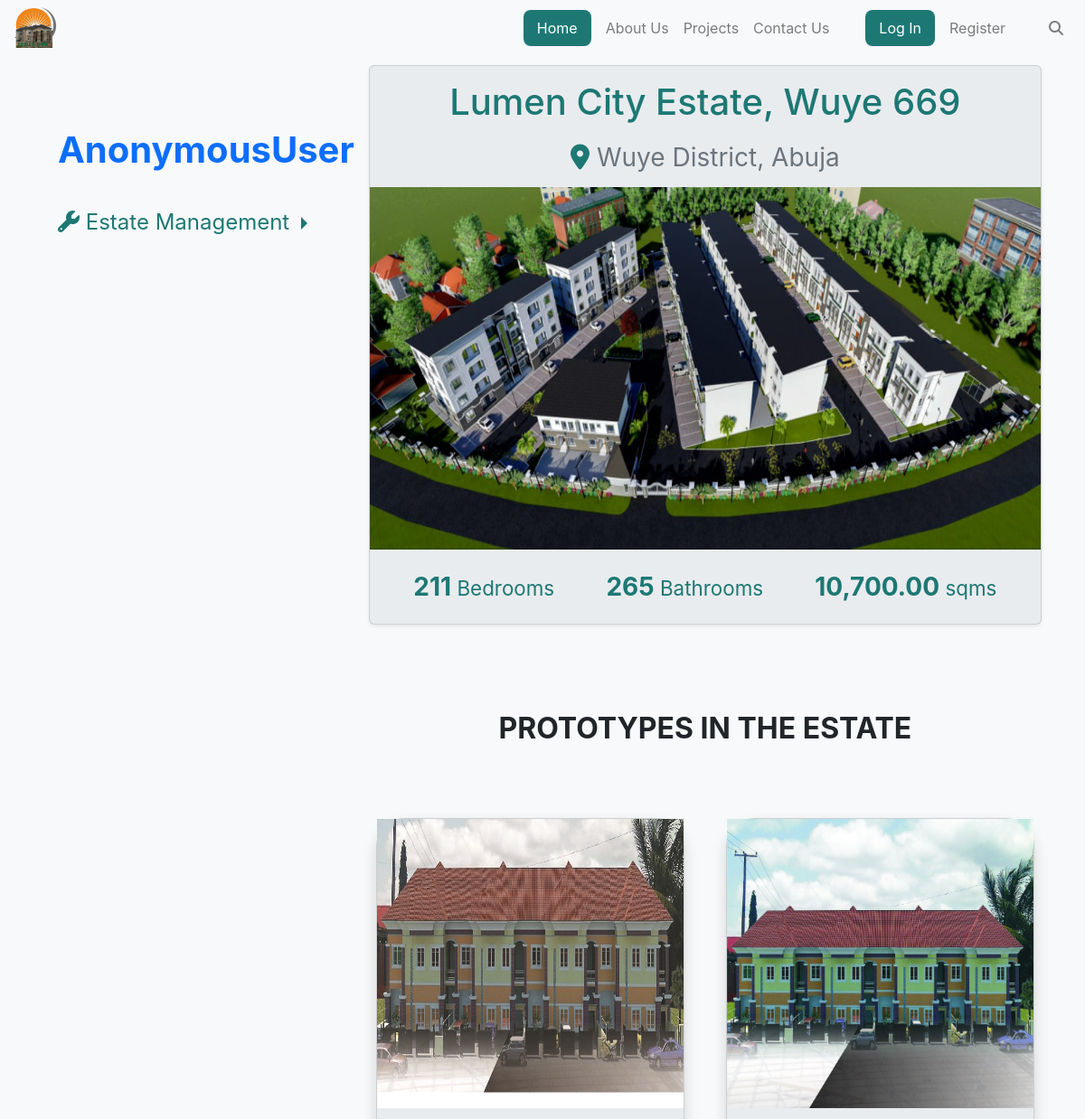
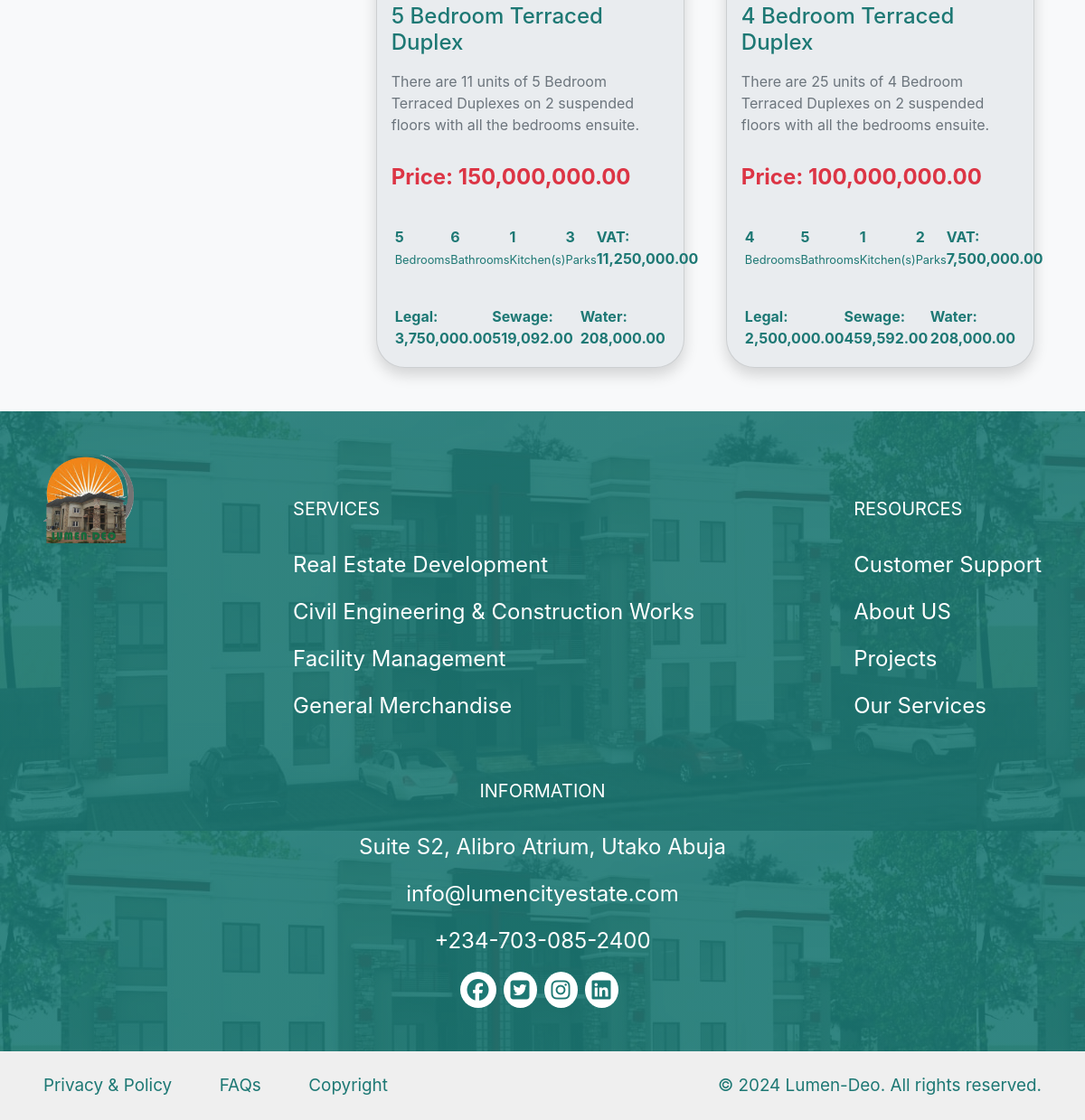
//project/1, run on the app's committed database (2 pictures, top to bottom).
### lumenapp/models.py (models this page shows, shortened)
class Project(models.Model):
    author = models.ForeignKey(User, related_name="project_creator", on_delete=models.CASCADE)
    title = models.CharField(max_length=300)
    location = models.CharField(max_length=400)
    description = models.TextField(blank=True)
    plot_no = models.CharField(max_length=200)
    display_img = models.ImageField(null=True, blank=True, upload_to='project_images')
    project_imgs = models.ImageField(null=True, blank=True, upload_to='project_images')
    size = models.DecimalField(max_digits=12, decimal_places=2, default=0)
    tot_num_of_bedrooms = models.PositiveIntegerField()
    tot_num_of_bathrooms = models.PositiveIntegerField()
    date = models.DateTimeField(auto_now=True)
    plot_features = models.CharField(max_length=200)
    is_completed = models.BooleanField(default=False)
    title_doc_type = models.CharField(max_length=200)
    title_doc_num = models.CharField(max_length=200, null=True)
    title_doc_file_num = models.CharField(max_length=200, null=True)
    title_doc_date = models.DateField(null=True)
    title_doc_vol = models.CharField(max_length=200)
    title_doc_page = models.CharField(max_length=200)
    title_doc_reg_num = models.CharField(max_length=200, null=True)
    landowner = models.CharField(max_length=400)
    landowner_address = models.CharField(max_length=400)
    developers_share = models.CharField(max_length=200)

class Prototype(models.Model):
    author = models.ForeignKey(User, related_name="prototype_creator", on_delete=models.CASCADE)
    project = models.ForeignKey(Project, related_name="project_prototypes", on_delete=models.CASCADE)
    prototype_name = models.CharField(max_length=800)
    prototype_img = models.ImageField(null=True, blank=True, upload_to='prototype_images')
    prototype_description = models.TextField()
    prototype_size = models.DecimalField(max_digits=12, decimal_places=2, null=True)
    prototype_price = models.DecimalField(max_digits=11, decimal_places=2)
    num_of_bedrooms = models.PositiveIntegerField(default=0)
    num_of_bathrooms = models.PositiveIntegerField(default=0)
    num_of_kitchen = models.PositiveIntegerField(default=0)
    num_of_parking_space = models.PositiveIntegerField(default=0)
    proto_date = models.DateTimeField(auto_now=True)
    legal_fee = models.DecimalField(max_digits=11, decimal_places=2, null=True, blank=True)
    VAT_fee = models.DecimalField(max_digits=11, decimal_places=2, null=True, blank=True)
    sewage_fee = models.DecimalField(max_digits=11, decimal_places=2)
    water_fee = models.DecimalField(max_digits=11, decimal_places=2)

### lumenapp/views.py (the view)
# urls.py: path("project/<int:id>", views.project_item, name="project_item"),
def project_item(request, id):
    project = Project.objects.get(id=id)
    prototypes = Prototype.objects.filter(project=project.id)
    categories = UserCategory.objects.all()
    users = NewUser.objects.all() # Get all users
    projects = Project.objects.all().order_by('date') # All projects posted by the author
    paginator = Paginator(prototypes, 2)
    num_of_page = request.GET.get('page')
    page_prototypes = paginator.get_page(num_of_page)
    context = {
        "projects": projects,
        "users": users,
        "categories": categories,
        "project": project,
        "prototypes": page_prototypes,
    }
    return render(request, "lumenapp/project_item.html", context)

### lumenapp/templates/lumenapp/project_item.html (shortened to what this page needs)
{% extends "lumenapp/layout.html" %}
{% load static %}
{% block body %}
<section id="projects" class="project-container d-flex bg-body-tertiary m-auto p-5 my-5">
  <nav class="nav flex-column d-inline-flex mt-4">
     {% if user_id %}
     <a class="nav-link fs-1 mt-5 p-3" href="{% url 'profile' user_id=user.id %}"><strong>{{ user }}</strong></a>
     {% else %}
     <a class="nav-link fs-1 mt-5 p-3" href=""><strong>{{ user }}</strong></a>
     {% endif %}
    <li class="nav-item dropright">
      <a class="nav-link dropdown-toggle icon mt-2" href="#" role="button" data-toggle="dropdown" aria-expanded="false">
        <i class="fa-solid fa-wrench"></i> Estate Management
      </a>
    </li>
  </nav>
  <section class="d-flex flex-column">
    <div class="mt-4 proj-list-item project-container">
        <div class="card rounded-2 shadow-sm shadow-hover text-center bg-body-secondary">
            <div class="px-3">
                <h4 class="my-3 fw-600 fs-1 proj">{{ project.title }}</h4>
                <p class="card-title pricing-card-title text-secondary fs-3"><i class="fa-solid fa-location-dot"></i> {{ project.location }}</p>
            </div>
            <a href="{% url 'project_detail' id=project.id %}">
                <div>
                    <img src="{{ project.display_img.url }}" alt="{{ project.title }}" class="site-img">
                </div>
            </a>
            <div class="card-body d-flex justify-content-around">
                <span class="fw-bold proj fs-3">{{ project.tot_num_of_bedrooms }}<small class="fw-900"> Bedrooms</small></span>
                <span class="fw-bold proj fs-3">{{ project.tot_num_of_bathrooms }}<small class="fw-900"> Bathrooms</small></span>
                <span class="fw-bold proj fs-3">{{ project.size|floatformat:"2g" }}<small class="fw-900"> sqms</small></span>
            </div>
        </div>
    </div>
    <h2 class="mt-5 pt-5 fw-bold text-center text-uppercase">Prototypes in the Estate</h2>
    <div class="row row-cols-1 row-cols-md-1 row-cols-lg-2 g-3 pt-5">
    {% for prototype in prototypes %}
        <a href="{% url 'prototype_item' id=prototype.id %}" class="text-decoration-none">
            <div class="col mt-4">
                <div class="card rounded-5 shadow shadow-hover bg-body-secondary">
                    <div class="prot-img">
                        <img src="{{ prototype.prototype_img.url }}" alt="Site" class="{{ prototype.prototype_title}}">
                    </div>
                    <div class="px-3">
                        <h4 class="my-3 fw-600 icon">{{ prototype.prototype_name }}</h4>
                        <p class="card-title pricing-card-title text-secondary">{{ prototype.prototype_description }}</p>
                    </div>
                    <div class="px-3">
                        <p class="my-3 fw-bold icon text-danger">Price: {{ prototype.prototype_price|floatformat:"2g" }}</p>
                    </div>
                    <div class="card-body d-flex justify-content-between">
                        <span class="fw-bold proj">{{ prototype.num_of_bedrooms }}<small class="fw-600"> Bedrooms</small></span>
                        <span class="fw-bold proj">{{ prototype.num_of_bathrooms }}<small class="fw-600"> Bathrooms</small></span>
                        <span class="fw-bold proj">{{ prototype.num_of_kitchen }}<small class="fw-600"> Kitchen(s)</small></span>
                        <span class="fw-bold proj">{{ prototype.num_of_parking_space }}<small class="fw-600"> Parks</small></span>
                        <span class="fw-bold proj">VAT: {{ prototype.VAT_fee|floatformat:"2g" }}</span>
                    </div>
                    <div class="card-body d-flex justify-content-between">
                        <span class="fw-bold proj">Legal: {{ prototype.legal_fee|floatformat:"2g" }}</span>
                        <span class="fw-bold proj">Sewage: {{ prototype.sewage_fee|floatformat:"2g" }}</span>
                        <span class="fw-bold proj">Water: {{ prototype.water_fee|floatformat:"2g" }}</span>
                    </div>
                </div>
            </div>
        </a>
        {% endfor %}
    </div>
  </section>
</section>
{% endblock %}

### lumenapp/templates/lumenapp/layout.html (shortened to what this page needs)
{% load static %}
<!DOCTYPE html>
<html lang="en">
  <head>
    <link href="https://cdn.jsdelivr.net/npm/bootstrap@5.3.3/dist/css/bootstrap.min.css" rel="stylesheet">
    <link rel="stylesheet" href="https://cdn.jsdelivr.net/npm/bootstrap@4.4.1/dist/css/bootstrap.min.css"/>
    <link href="{% static 'lumenapp/css/style.css' %}" rel="stylesheet" />
  </head>
  <body>
    <header id="header" class="header-container">
      <nav class="navbar fixed-top navbar-expand-lg navbar-light bg-light justify-content-between" id="header">
        <a class="navbar-brand home" href="{% url 'index' %}">
          <img
            src="{% static 'lumenapp/img/logo.png' %}"
            width="46px"
            alt="LUMEN-DEO"
          />
        </a>
        <div class="collapse navbar-collapse dotxxs" id="navbarSupportedContent">
          <ul class="navbar-nav ml-auto">
            <li class="nav-item menu-data active">
              <a id="posts" class="nav-link" href="{% url 'index' %}">Home</a>
            </li>
            <li class="nav-item menu-data">
              <a class="nav-link about" href="{% url 'about' %}">About Us</a>
            </li>
            <li class="nav-item menu-data">
              <a class="nav-link about" href="{% url 'project' %}">Projects</a>
            </li>
            <li class="nav-item menu-data">
              <a class="nav-link contact" href="{% url 'contact' %}">Contact Us</a>
            </li>
            {% if user.is_authenticated %}
              <li class="nav-item menu-data">
                <a class="nav-link profile" href="{% url 'dashboard' %}">Dashboard</a>
              </li>
            <li class="nav-item menu-data logout">
              <a class="nav-link" href="{% url 'logout' %}">Log Out</a>
            </li>
            {% else %}
            <li class="nav-item menu-data login">
              <a class="nav-link" href="{% url 'login' %}">Log In</a>
            </li>
            <li class="nav-item menu-data">
              <a class="nav-link" href="{% url 'register' %}">Register</a>
            </li>
            {% endif %}
            <li class="nav-item menu-data search-icon">
              <a class="nav-link search" href="#"
                ><i class="fa-solid fa-magnifying-glass"></i
              ></a>
            </li>
          </ul>
        </div>
      </nav>
    </header>
    {% block body %} {% endblock %}
    <footer id="footer" class="footer m-0 p-0">
      <section id="footer-comp" class="footer-comp d-flex flex-column justify-content-between">
        <div class="footer1">
          <div class="foot-item flex-column text-center justify-content-around">
              <a href="{% url 'index' %}"><img src="{% static 'lumenapp/img/logo.png' %}" width="100" alt="Logo"></a>
          </div>
          <div class="foot-item flex-column text-left justify-content-around mt-md-5">
              <h5 class="foot-figure text-uppercase pb-4 seti">Services</h5>
              <p class="foot-name"><a href="{% url 'services' %}#estate">Real Estate Development</a></p>
              <p class="foot-name"><a href="{% url 'services' %}#civil">Civil Engineering & Construction Works</a></p>
              <p class="foot-name"><a href="{% url 'services' %}#mgt">Facility Management</a></p>
              <p class="foot-name"><a href="{% url 'services' %}#general">General Merchandise</a></p>
          </div>
          <div class="foot-item flex-column text-left justify-content-around mt-md-5">
              <h5 class="foot-figure text-uppercase pb-4 seti">Resources</h5>
              <p class="foot-name"><a href="{% url 'contact' %}#send-msg">Customer Support</a></p>
              <p class="foot-name"><a href="{% url 'about' %}">About US</a></p>
              <p class="foot-name"><a href="{% url 'project' %}">Projects</a></p>
              <p class="foot-name"><a href="{% url 'services' %}">Our Services</a></p>
          </div>
          <div class="foot-item flex-column text-left justify-content-around mt-md-5">
              <h5 class="foot-figure text-uppercase pb-4 seti">Information</h5>
              <p class="foot-name"><a href="https://maps.app.goo.gl/LZodagziUN3p7BXG7">Suite S2, Alibro Atrium, Utako Abuja</a></p>
              <p class="foot-name"><a href="mailto:info@lumencityestate.com">info@lumencityestate.com</a></p>
              <p class="foot-name"><a href="tel:+2347030852400">+234-703-085-2400</a></p>
              <div class="social-media d-flex">
                <a href="" class="me-2"><i class="icon fa-brands fa-facebook"></i></a>
                <a href="" class="me-2"><i class="icon fa-brands fa-square-twitter"></i></a>
                <a href="" class="me-2"><i class="icon fa-brands fa-instagram"></i></a>
                <a href="" class="me-2"><i class="icon fa-brands fa-linkedin"></i></a>
              </div>
          </div>
        </div>
        <div class="copyright d-flex justify-content-between py-4 z-1">
          <div class="privacy d-inline-block ms-5">
            <span class="foot-text me-5"><a class="foot-text" href="{% url 'copyright' %}">Privacy & Policy</a></span>
            <span class="foot-text me-5"><a class="foot-text" href="{% url 'copyright' %}">FAQs</a></span>
            <span class="foot-text"><a class="foot-text" href="{% url 'copyright' %}">Copyright</a></span>
          </div>
          <div class="seti cop-rit mx-5">
            <span class="foot-text">&#169; <script>document.write(new Date().getFullYear())</script> Lumen-Deo. All rights reserved.</span>
          </div>
        </div>
      </section>
    </footer>
  </body>
</html>

### lumenapp/static/lumenapp/css/style.css (style rules this page uses)
.login, .logout, .search-icon { margin-left: 2rem !important; }
.login a, .login-btn, .active > a, .btn-fade { background-color: #1D7874; padding: 0.5rem 0.9375rem !important; border-radius: 0.5rem; margin-right: 0.5rem !important; color: #FFFFFF !important; }
.home, body { margin: 0 !important; padding: 0 !important; }
.fa-house, .fa-location-dot, .proj { color: #1D7874; }
.footer { background-image: linear-gradient(rgba(29, 120, 116, 0.9), rgba(27, 120, 116, 0.9)), url("../img/home_banner/footer_pix.jpeg"); color: #FFFFFF; }
.footer1 { display: flex; justify-content: space-between; flex-wrap: wrap; margin: 3rem; }
.footer-comp a { text-decoration: none; color: #FFFFFF; }
.copyright { background-color: #EFEFEF !important; }
.foot-figure { font-weight: 400; }
.foot-name { font-size: 1.5rem !important; }
.foot-name a { text-decoration: none !important; }
.foot-text { font-size: 1.18rem; color: #1D7874 !important; font-weight: 400 !important; }
.social-media a { display: flex; justify-content: center; padding: 0.5rem; border-radius: 50%; background-color: #fff; }
.icon { color: #1D7874; font-size: 1.5rem; }
.site-img { width: 100% !important; }
.project-container { text-decoration: none !important; }
.prot-img { width: 100% !important; }
.prot-img > img { width: 100% !important; height: 20rem !important; }
@media ((max-width: 1290px) and (min-width: 992px)) { .foot-item:nth-child(4) { width: 50%; margin: auto; margin-top: 4rem; text-align: center !important; } }
@media ((max-width: 1290px) and (min-width: 992px)) { .social-media { justify-content: center; width: 50%; margin: auto; } }

### data on the page
Project: title "Lumen City Estate, Wuye 669", location "Wuye District, Abuja", display_img (picture), tot_num_of_bedrooms "211", tot_num_of_bathrooms "265", size "10,700.00"
Prototype: prototype_img (picture), prototype_name "5 Bedroom Terraced Duplex", prototype_description "There are 11 units of 5 Bedroom Terraced Duplexes on 2 suspended floors with all the bedrooms ensuite.", prototype_price "150,000,000.00", num_of_bedrooms "5", num_of_bathrooms "6", num_of_kitchen "1", num_of_parking_space "3", VAT_fee "11,250,000.00", legal_fee "3,750,000.00", sewage_fee "519,092.00", water_fee "208,000.00"
Prototype: prototype_img (picture), prototype_name "4 Bedroom Terraced Duplex", prototype_description "There are 25 units of 4 Bedroom Terraced Duplexes on 2 suspended floors with all the bedrooms ensuite.", prototype_price "100,000,000.00", num_of_bedrooms "4", num_of_bathrooms "5", num_of_kitchen "1", num_of_parking_space "2", VAT_fee "7,500,000.00", legal_fee "2,500,000.00", sewage_fee "459,592.00", water_fee "208,000.00"

### other printed values
{{ user }} "AnonymousUser"
